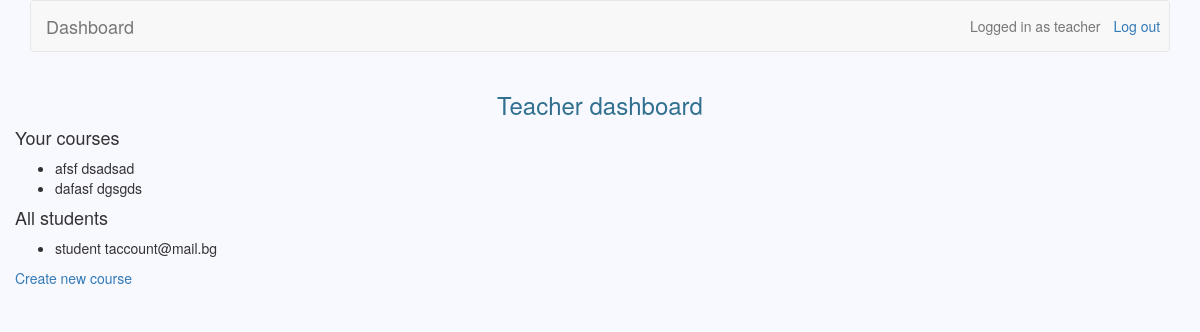
The page /teachers/ (signed in) on the database as committed earlier.
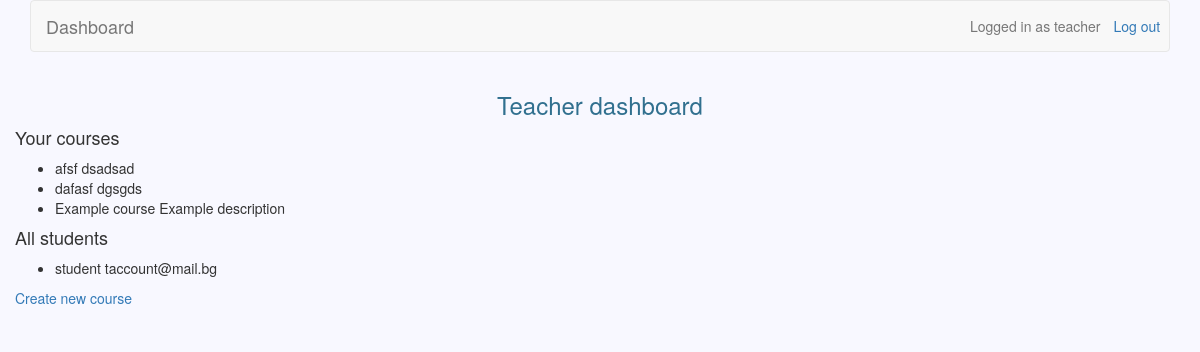
The same page on the database as committed later.
### users/models.py (models this page shows, shortened)
class User(AbstractBaseUser):
	username = models.CharField(max_length=30, unique=True, db_index=True)
	email = models.EmailField(max_length=30)
	is_teacher = models.BooleanField(default=False)
	date_joined = models.DateTimeField(default=datetime.now)
	is_active = models.BooleanField(default=True)
	USERNAME_FIELD = 'username'
	objects = UserManager()

### teachers/models.py (models this page shows)
class Course(models.Model):
	owner = models.CharField(max_length=30)
	name = models.CharField(max_length=30, unique=True, db_index=True)
	description = models.TextField(blank=True)
	created = models.DateTimeField(default=datetime.now)

### teachers/views.py (the view)
@user_passes_test(teacher_check, login_url='/login')
def dashboard(request):
	courses = Course.objects.filter(owner=request.user)
	students = User.objects.filter(is_teacher=False)
	return render_to_response('teacher_dashboard.html', {'courses': courses, 'students': students},
		context_instance=RequestContext(request))

### teachers/views.py (called while the page is built)
def teacher_check(user):
    return user.is_teacher

### teachers/templates/teacher_dashboard.html
{% extends 'base.html' %}
{% block dashboard_redirect %}teachers{% endblock %}
{% block header_text %}
	{% if messages %}
	    {% for message in messages %}
	    	{{ message }}
	    {% endfor %}
	{% else %}
		Teacher dashboard
	{% endif %}
{% endblock %}
{% block dashboard %}
	<h4>Your courses</h4>
	<ul>
	    {% for course in courses %}
	        <li>{{ course.name }} {{ course.description }}</li>
	    {% endfor %}
	</ul>
	<h4>All students</h4>
	<ul>
	    {% for student in students %}
	        <li>{{ student.username }} {{ student.email }}</li>
	    {% endfor %}
	</ul>
	<a href="/teachers/create">Create new course</a>
{% endblock %}

### templates/base.html (shortened to what this page needs)
{% load staticfiles %}
<!DOCTYPE html>
<html>
    <head>
        <link href="/static/bootstrap/css/bootstrap.min.css" rel="stylesheet">
        <link href="/static/base.css" rel="stylesheet">
	</head>
    <body>
        <div class="container">
            <nav class="navbar navbar-default" role="navigation">
                {% if user.is_active %}
                    <a class="navbar-brand" href="/{% block dashboard_redirect %}teachers{% endblock %}">Dashboard</a>
                    <a class="btn navbar-btn navbar-right" id="id_logout" href="{% url 'logout' %}">Log out</a>
                    <span class="navbar-text navbar-right">Logged in as {{ user.username }}</span>
                {% else %}
                    <a class="navbar-brand" href="/">Django-LMS</a>
                    <a class="btn navbar-btn navbar-right" id="id_login" href="{% url 'login' %}">Log in</a>
                    <a class="btn navbar-btn navbar-right" id="id_signup" href="{% url 'signup' %}">Sign up</a>
                {% endif %}
            </nav>
            <div class="row" jumbotron>
                <h3 class='text-info text-center'>{% block header_text %}{% endblock %}</h3>
                {% block dashboard %}{% endblock %}
                <form class="form-horizontal col-md-6 col-md-offset-5" action="{% block form_action %}{% endblock %}"
                      method='POST'>
                    <div class="form-group col-xs-4">
                    </div>
                </form>
                </div>
            </div>
            <div class="row" jumbotron>
                <div class="text-center">
                    <div class="col-md-6 col-md-offset-3" >
                    </div>
                </div>
            </div>
    </body>
</html>

### django-lms/static/base.css (style rules this page uses)
body { background-color: #F8F8FF; }
#id_login, #id_logout { padding-right: 2%; }

Rows that differ between the two databases and show on the page:
added Course: name "Example course", description "Example description"
